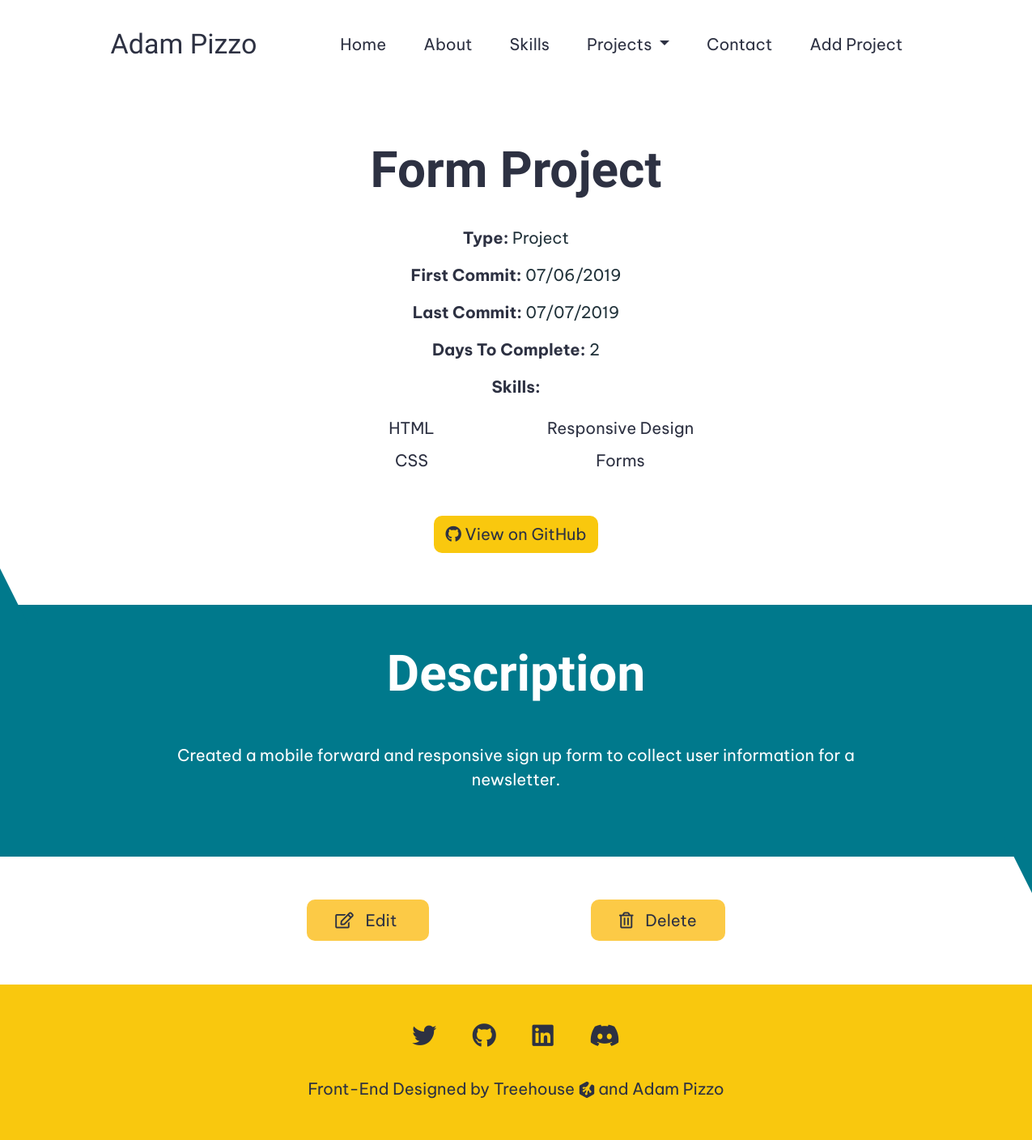
The app's page /projects/2 with its own data.
### models.py (models this page shows)
class Projects(db.Model):
    id = db.Column(db.Integer, primary_key=True)
    title = db.Column(db.String)
    type = db.Column(db.String)
    first_commit = db.Column(db.Date)
    last_commit = db.Column(db.Date)
    description = db.Column(db.Text)
    skills = db.Column(db.Text)
    url_to_project = db.Column(db.Text)

### app.py (the view)
@app.route('/projects/<id>')
def project_detail(id):
    project_df = Projects.query.order_by(Projects.last_commit.desc()).all()
    project = Projects.query.get_or_404(id)
    project.skills = project.skills.split(',')
    time_taken = (project.last_commit-project.first_commit) + timedelta(days=1)
    project.first_commit = project.first_commit.strftime('%m/%d/%Y')
    project.last_commit = project.last_commit.strftime('%m/%d/%Y')
    return render_template(
        'detail.html',
        project=project,
        project_df=project_df,
        time_taken=time_taken
    )

### templates/detail.html (shortened to what this page needs)
{% extends 'layout.html' %}
    {% block content %}
        <section class="header">
            <h2>{{ project.title }}</h2>
            <br>
            <p><span>Type: </span> {{ project.type }}</p>
            <p><span>First Commit: </span> {{ project.first_commit }} </p>
            <p><span>Last Commit: </span> {{ project.last_commit }} </p>
            <p><span>Days To Complete:</span> {{ time_taken.days }}</p>
            <p><span>Skills:</span></p>
            <ul class="project-skills">
                {% for skill in project.skills %}
                <li><a href="https://www.google.com/search?q={{items}}" target="_blank">{{ skill }}</a></li>
                {% endfor %}
            </ul>
            <a href="{{ project.url_to_project }}" class="github-btn">
                <i class="fab fa-github"></i>
                View on GitHub
            </a>
        </section>
        <section id="project-desc">
            <div id="triangle5"></div>
            <h2>Description</h2>
            <p>
                {{ project.description }}
            </p>
            <div id="triangle6"></div>
        </section>
        <section id="edit-delete">
            <a href="{{ url_for('edit_project', id=project.id)}}">
                <i class="fas fa-edit"></i>
                Edit
            </a>
            <a href="{{ url_for('delete_project', id=project.id)}}">
                <i class="far fa-trash-alt"></i>
                Delete
            </a>
        </section>
    {% endblock %}

### static/css/styles.css (style rules this page uses)
:root { --primary-text: #2d3142; --secondary-text: #22333B; --primary: #f9c80e; --secondary: #00798c; --accent: #fcca46; --white: #fff; --primary-font: 'Be Vietnam Pro', 'Roboto', Arial, Helvetica, sans-serif; --headings-1-font: 'Permanent Marker', 'Roboto', Arial, Helvetica, sans-serif; --headings-2-font: 'Rokkitt', 'Lucida Handwriting', 'Apple Chancery', cursive; --headings-3-font: 'Oswald','Roboto', Arial, Helvetica, serif; --label-font: 'Rokkitt','Roboto', Arial, Helvetica, serif; --brand-font: 'Homemade Apple', 'Lucida Handwriting', 'Apple Chancery', cursive; --li-font: 'PT Sans Narrow', 'Roboto', Arial, Helvetica, sans-serif; }
* { font-family: var(--primary-font); color: var(--primary-text); text-align: center; }
p, li, a { font-size: 20px; }
h2 { font-size: 30px; font-weight: bold; font-family: var(--headings-2-font); }
body { overflow-x: hidden; }
.header { margin-left: 5%; margin-right: 5%; margin-top: 5rem; text-align: center; }
.header p { font-size: 20px; color: var(--secondary-text); }
.header .github-btn { display: inline-block; margin-top: 2rem; margin-bottom: 4rem; }
.header .project-skills { list-style: none; margin: auto; line-height: 40px; max-width: 250px; margin-bottom: 1rem; }
.project-skills { padding-left: 0; text-align: center; }
.header .project-skills li { text-align: center; }
.header .project-skills li::before { content: '\FE61'; position: absolute; left: -20px; }
.project-skills > li > a, #skills ul li a { text-decoration: none; color: var(--primary-font) }
.header p > span { font-weight: bold; }
#project-desc *, #projects * { color: var(--white); }
.github-btn { border-radius: 10px; background-color: var(--primary); padding: 8px 15px; color: var(--primary-text) !important; text-decoration: none; }
.github-btn i { color: var(--primary-text) !important; }
#project-desc { background-color: var(--secondary); position: relative; text-align: center; padding-right: 5%; padding-left: 5%; }
#triangle5 { width: 0; height: 0; border-left: 50px solid transparent; border-right: 50px solid transparent; border-bottom: 100px solid var(--secondary); position: absolute; top: -75px; left: -65px; }
#project-desc h2 { padding-top: 3rem; margin-bottom: 3rem; }
#project-desc p { text-align: center; padding-bottom: 4rem; }
#triangle6 { width: 0; height: 0; border-left: 50px solid transparent; border-right: 50px solid transparent; border-top: 100px solid var(--secondary); position: absolute; bottom: -75px; right: -65px; }
#edit-delete { padding-top: 4rem; padding-bottom: 4rem; text-align: center; }
#edit-delete a { background-color: var(--accent); border-radius: 10px; color: var(--primary-text); padding: 13px 35px; text-decoration: none; }
#edit-delete a:first-of-type { margin-right: 20px; }
#edit-delete a i { color: var(--primary-text); margin-right: 10px; font-weight: normal; }
@media (min-width: 992px) { h2 { font-size: 62px; } }
@media (min-width: 992px) { #project-desc { padding-right: 15%; padding-left: 15%; } }
@media (min-width: 1200px) { .header .project-skills { -webkit-column-count: 2; -moz-column-count: 2; column-count: 2; max-width: 500px; } }
@media (min-width: 1200px) { #edit-delete a:first-of-type { margin-right: 200px; } }

### records on screen
Projects: title "Form Project", type "Project", first_commit "07/06/2019", last_commit "07/07/2019", description "Created a mobile forward and responsive sign up form to collect user information for a newsletter."

### other values on screen
{{ time_taken.days }} "2"
{{ skill }} "HTML" "CSS" "Responsive Design" "Forms"
